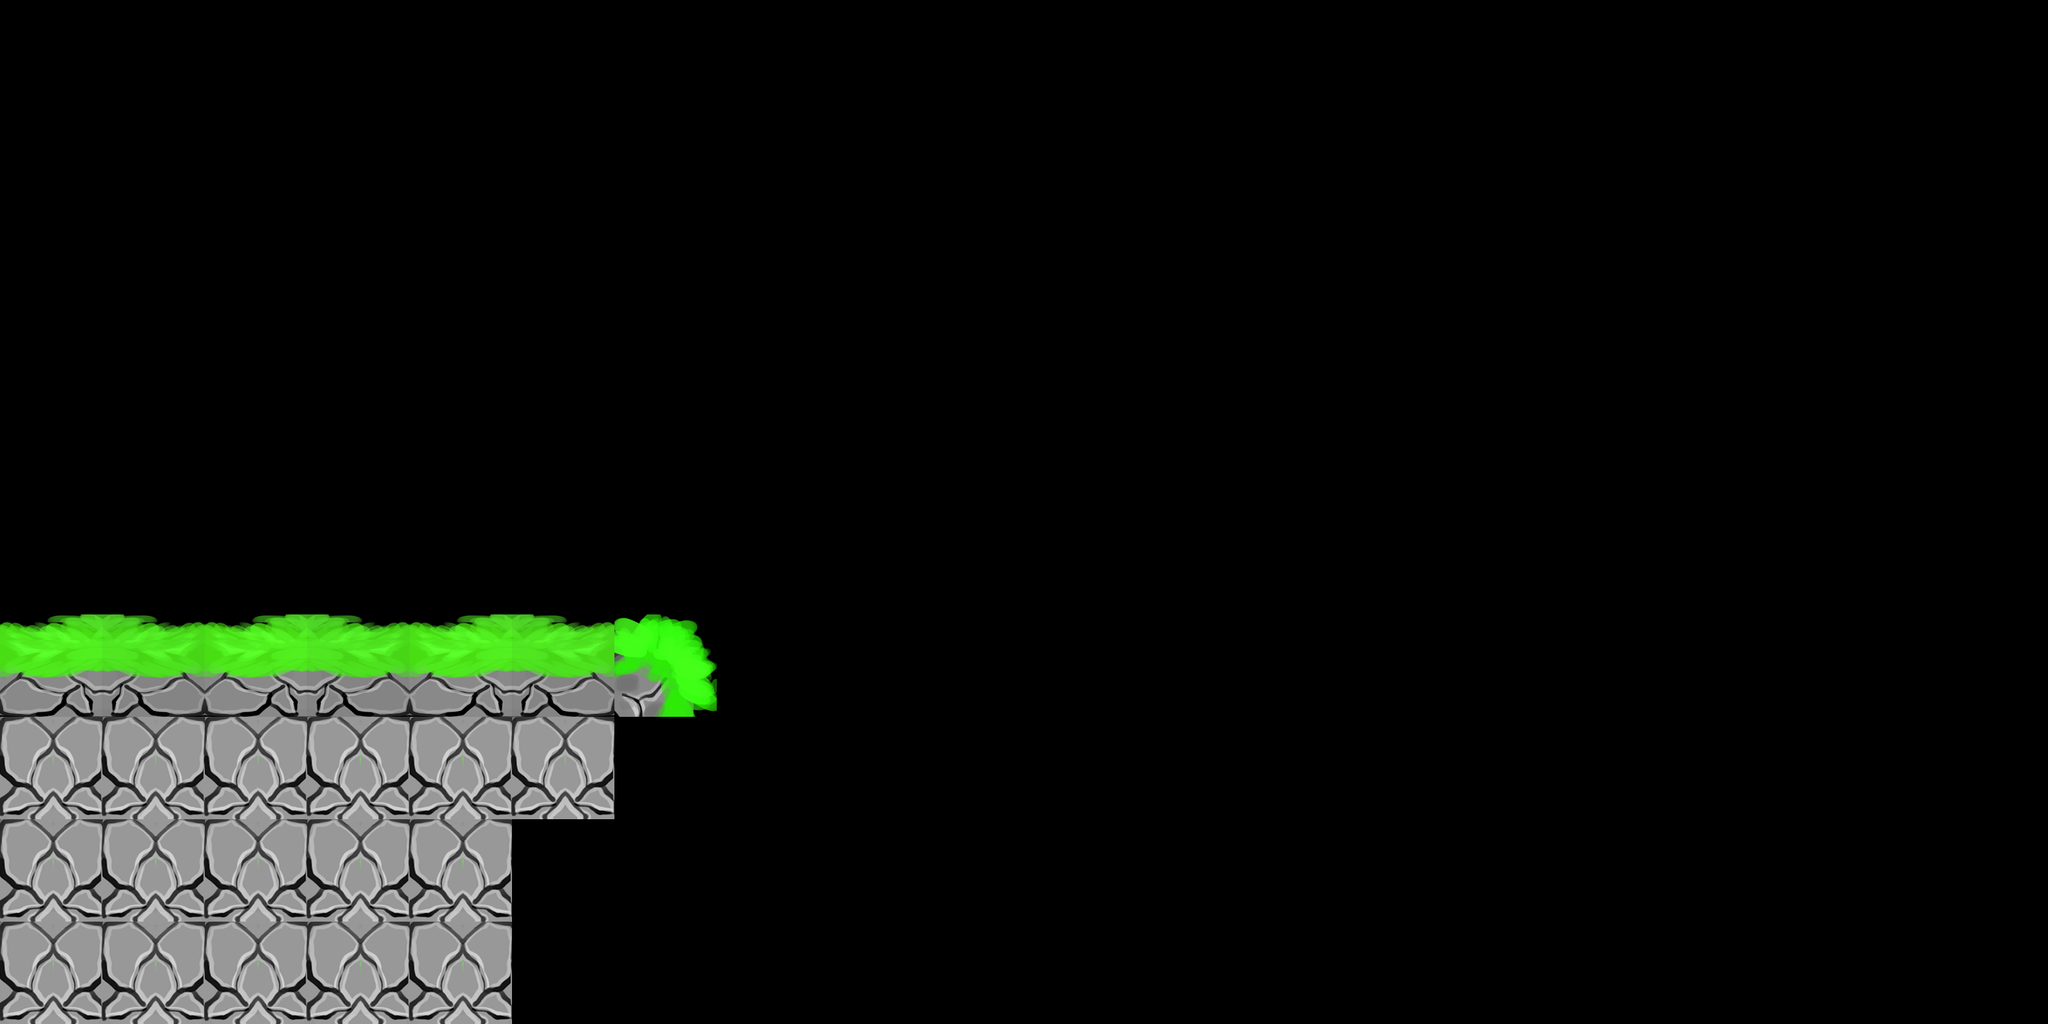

Below is a game level as drawn by its tile map, then a one-line description and the .tmx that defines it (tile-layer data replaced by summaries):
An orthogonal 20x10 tile map with 160x160 px tiles, 1 tile layer (Tile Layer 1) and 2 objects.

<map version="1.0" orientation="orthogonal" renderorder="right-down" width="20" height="10" tilewidth="160" tileheight="160" nextobjectid="11">
 <tileset firstgid="1" name="Atlas 160px" tilewidth="160" tileheight="160">
  <image source="Atlas 160px.png" width="800" height="320" />
  <terraintypes>
   <terrain name="New Terrain" tile="1" />
  </terraintypes>
  <tile id="0" terrain=",0,," />
 </tileset>
 <layer name="Tile Layer 1" width="20" height="10">
  <data>[200 cells, 23 non-empty, 4 distinct tile ids]</data>
 </layer>
 <objectgroup name="Object Layer 1">
  <object id="7" gid="7" x="960" y="1280" rotation="-270" />
  <object id="9" gid="2" x="960" y="1120" rotation="-270" />
 </objectgroup>
</map>